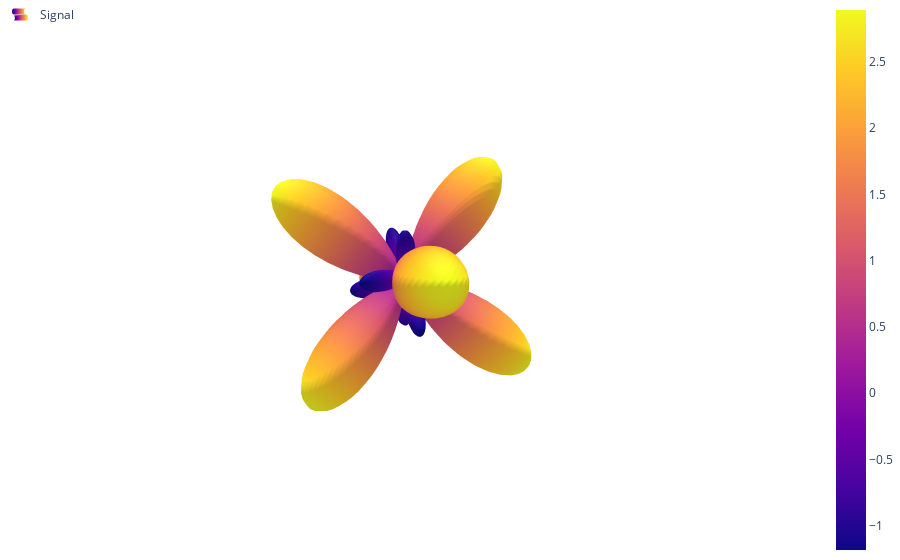

Source (notebook cell):
### Code cell
trigonal_prism = jnp.array([
    [jnp.cos(jnp.pi/6), 0, -jnp.sin(jnp.pi/6)],
    [-jnp.cos(jnp.pi/6)*jnp.cos(jnp.pi/3), jnp.cos(jnp.pi/6)*jnp.sin(jnp.pi/3), -jnp.sin(jnp.pi/6)],
    [-jnp.cos(jnp.pi/6)*jnp.cos(jnp.pi/3), -jnp.cos(jnp.pi/6)*jnp.sin(jnp.pi/3), -jnp.sin(jnp.pi/6)],
    [-jnp.cos(jnp.pi/6), 0, jnp.sin(jnp.pi/6)],
    [jnp.cos(jnp.pi/6)*jnp.cos(jnp.pi/3), -jnp.cos(jnp.pi/6)*jnp.sin(jnp.pi/3), jnp.sin(jnp.pi/6)],
    [jnp.cos(jnp.pi/6)*jnp.cos(jnp.pi/3), jnp.cos(jnp.pi/6)*jnp.sin(jnp.pi/3), jnp.sin(jnp.pi/6)]
])

spectra.visualize_geometry(trigonal_prism)

### Figure 1 — Plotly figure (JSON) as saved in the notebook; plotly's stock layout.template omitted (floating-point values rounded to 4 significant figures; data arrays with more than 128 entries replaced by an {"elided": "..."} marker saying what was removed)
{"data": [{"name": "Signal", "showlegend": true, "surfacecolor": {"elided": "102x100 float values"}, "type": "surface", "x": {"elided": "102x100 float values"}, "y": {"elided": "102x100 float values"}, "z": {"elided": "102x100 float values"}}], "layout": {"legend": {"x": 0, "xanchor": "left", "y": 1, "yanchor": "top"}, "margin": {"b": 0, "l": 0, "r": 0, "t": 0}, "paper_bgcolor": "rgba(255,255,255,255)", "plot_bgcolor": "rgba(255,255,255,255)", "scene": {"aspectmode": "cube", "bgcolor": "rgba(255,255,255,255)", "camera": {"eye": {"x": 0.5, "y": 0.5, "z": 0.5}}, "xaxis": {"backgroundcolor": "rgba(255,255,255,255)", "range": [-2.5, 2.5], "showgrid": false, "showticklabels": false, "title": {"text": ""}, "zeroline": false}, "yaxis": {"backgroundcolor": "rgba(255,255,255,255)", "range": [-2.5, 2.5], "showgrid": false, "showticklabels": false, "title": {"text": ""}, "zeroline": false}, "zaxis": {"backgroundcolor": "rgba(255,255,255,255)", "range": [-2.5, 2.5], "showgrid": false, "showticklabels": false, "title": {"text": ""}, "zeroline": false}}}}
